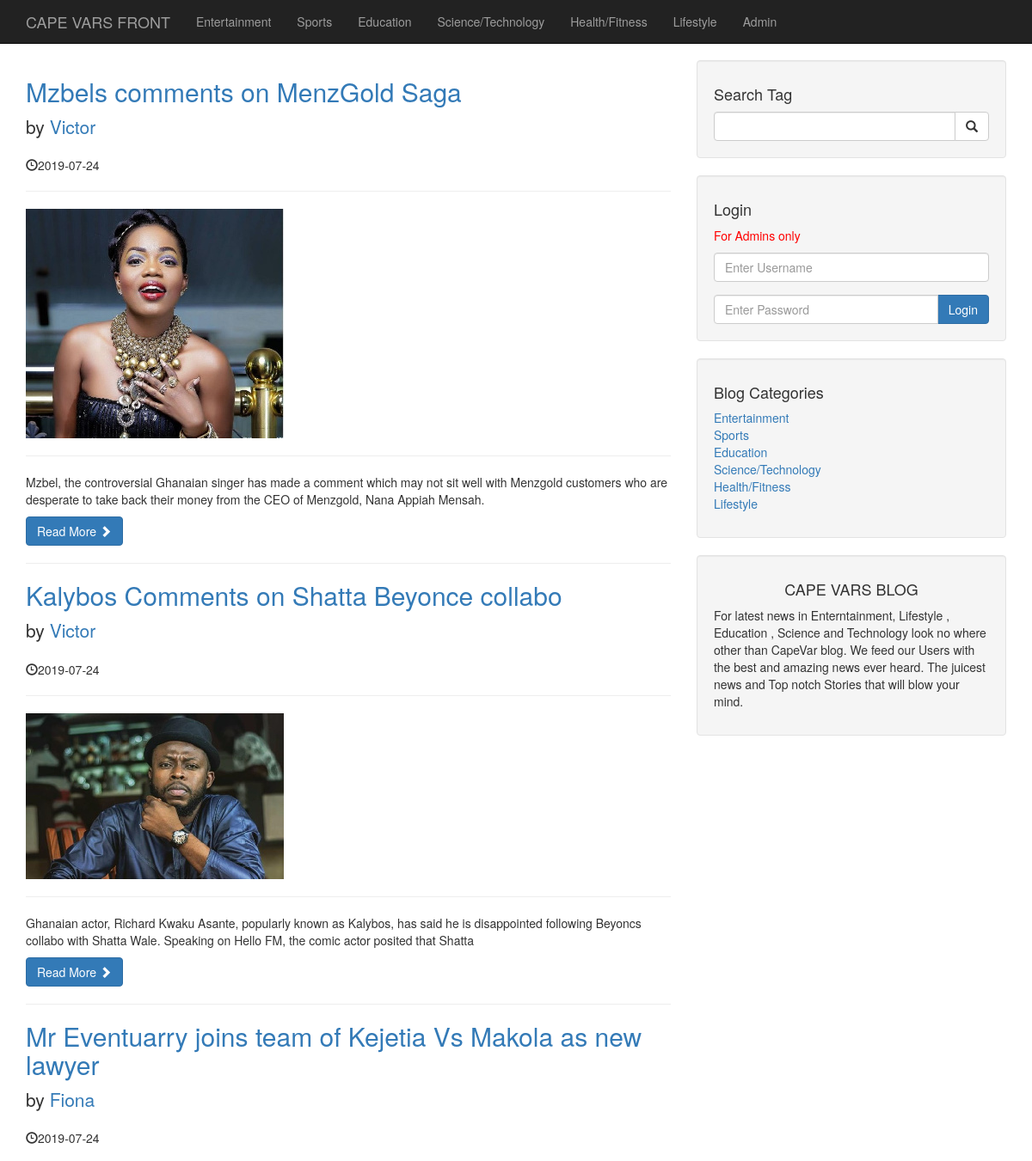
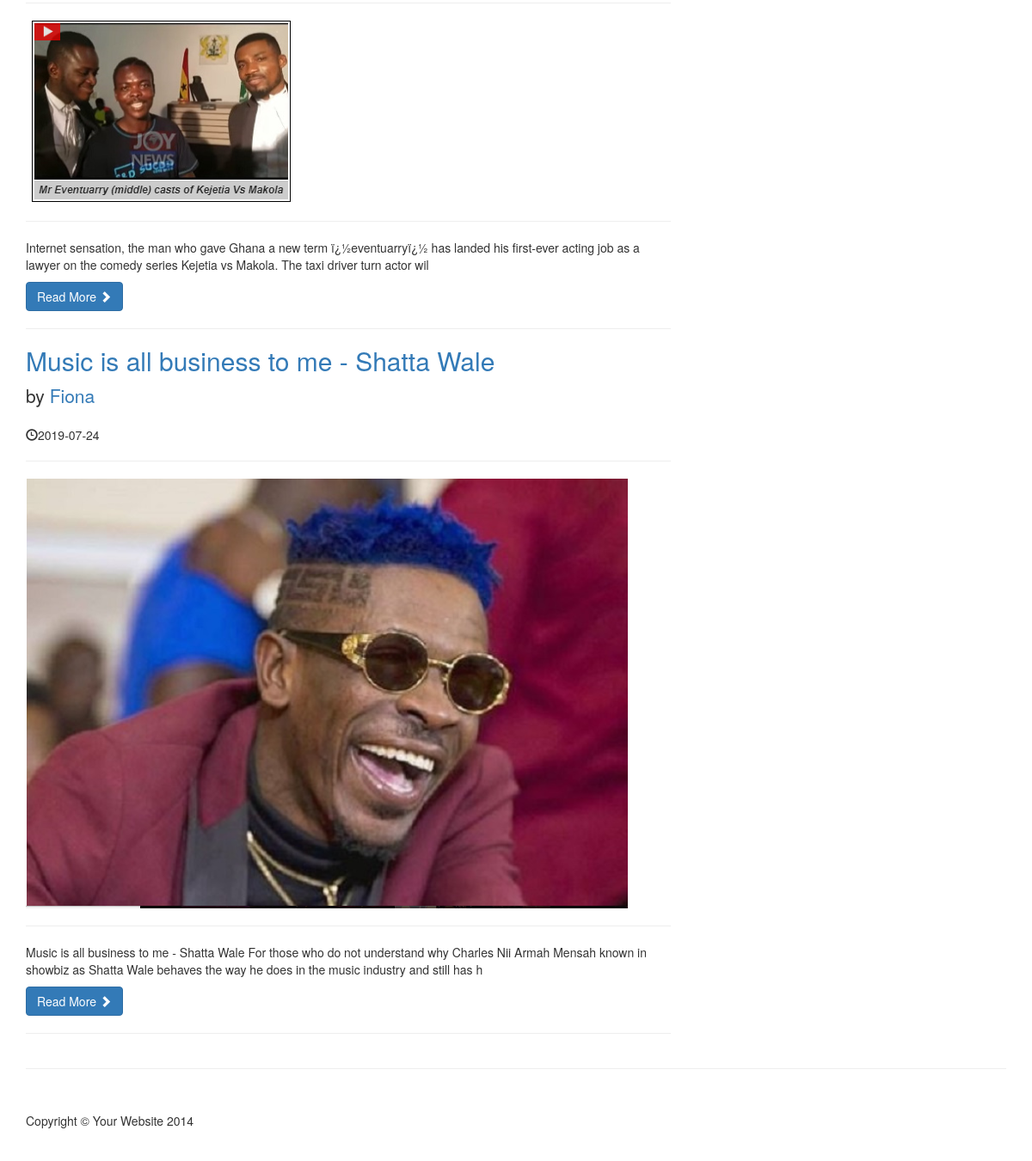
The app's page /category.php?category=3 with its own data (2 pictures, top to bottom).
### tables this page shows
CREATE TABLE `categories` (
  `cat_id` int(3) NOT NULL,
  `cat_title` varchar(100) DEFAULT NULL
);

CREATE TABLE `posts` (
  `post_id` int(3) NOT NULL,
  `post_category_id` int(3) NOT NULL,
  `post_title` varchar(255) NOT NULL,
  `post_author` varchar(255) NOT NULL,
  `post_date` date NOT NULL,
  `post_image` text NOT NULL,
  `post_content` text NOT NULL,
  `post_tags` varchar(255) NOT NULL,
  `post_comment_count` int(11) NOT NULL,
  `post_status` varchar(255) NOT NULL DEFAULT 'draft'
);

### category.php (the view)
<?php include "includes/header.php"; ?>
   <?php include "includes/nav.php"; ?>
    <div class="container">
        <div class="row">
            <div class="col-md-8">
                <?php
                if(isset($_GET['category'])){
                    $post_category_id = $_GET['category'];
                }
                $query = "SELECT * FROM posts WHERE post_category_id = $post_category_id ";
                 $select_all_posts = mysqli_query($conn , $query);
                    while($row = mysqli_fetch_assoc($select_all_posts)){
                        $post_id = $row['post_id'];
                        $post_title = $row['post_title'];
                        $post_author = $row['post_author'];
                        $post_date = $row['post_date'];
                        $post_image = $row['post_image'];
                        $post_content = substr($row['post_content'] , 0 , 200);
                        ?>
                <h2>
                    <a href="post.php?p_id=<?php echo $post_id ?>"><?php echo "{$post_title}"; ?></a>
                </h2>
                <p class="lead">
                    by <a href="index.php"><?php echo "{$post_author}"; ?></a>
                </p>
                <p><span class="glyphicon glyphicon-time"></span><?php echo "{$post_date}"; ?></p>
                <hr>
                <img class="img-responsive" src="images/<?php echo $post_image; ?>" alt="">
                <hr>
                <p><?php echo "{$post_content}"; ?></p>
                <a class="btn btn-primary" href="#">Read More <span class="glyphicon glyphicon-chevron-right"></span></a>
                <hr>
             <?php } ?>
            </div>
            <?php include "includes/sidebar.php"; ?>
        </div>
        <hr>
       <?php include "includes/footer.php"; ?>

### includes/header.php (shortened to what this page needs)
<!DOCTYPE html>
<html lang="en">
<head>
    <link href="css/bootstrap.min.css" rel="stylesheet">
    <link href="css/blog-home.css" rel="stylesheet">
</head>
<body>

### includes/nav.php (shortened to what this page needs)
<?php include "db.php"; ?>
<nav class="navbar navbar-inverse navbar-fixed-top bg-primary" role="navigation">
        <div class="container">
            <div class="navbar-header">
                <a class="navbar-brand" href="index.php">CAPE VARS FRONT </a>
            </div>
            <div class="collapse navbar-collapse" id="bs-example-navbar-collapse-1">
                <ul class="nav navbar-nav">
                 <?php
                    $query = "SELECT * FROM categories";
                    $select_all_categories = mysqli_query($conn , $query);
                    while($row = mysqli_fetch_assoc($select_all_categories)){
                        $cat_id = $row['cat_id'];
                        $cat_title = $row['cat_title'];
                     echo "<li><a href='category.php?category=$cat_id'>{$cat_title}</a></li>";;
                    }
                    ?>
                    <li>
                        <a href="admin">Admin</a>
                    </li>
                </ul>
            </div>
        </div>
    </nav>

### includes/sidebar.php
<div class="col-md-4">
    <div class="well">
        <h4>Search Tag</h4>
        <form action="search.php" method="post">
        <div class="input-group">
            <input name="search" type="text" class="form-control" autocomplete="off">
            <span class="input-group-btn">
                <button name="submit" class="btn btn-default" type="submit">
                    <span class="glyphicon glyphicon-search"></span>
            </button>
            </span>
        </div>
            </form>
    </div>
    <div class="well">
        <h4>Login </h4>
        <p style="color:red;">For Admins only</p>
        <form action="includes/login.php" method="POST">
        <div class="form-group">
            <input name="username" type="text" class="form-control" placeholder="Enter Username" autocomplete="off">
        </div>
        <div class="input-group">
            <input name="password" type="password" class="form-control" placeholder="Enter Password">
            <span class="input-group-btn">
            <button class="btn btn-primary" name="login" type="submit" >
                Login
            </button>
            </span>
        </div>
            </form>
    </div>
    <?php
      $query = "SELECT * FROM categories";
      $select_sidebar_categories = mysqli_query($conn , $query);
    ?>
    <div class="well">
        <h4>Blog Categories</h4>
        <div class="row">
            <div class="col-lg-6">
                <ul class="list-unstyled">
                    <?php
                      while($row = mysqli_fetch_assoc($select_sidebar_categories)){
                        $cat_title = $row['cat_title'];
                        $cat_id = $row['cat_id'];
            echo "<li><a href='category.php?category=$cat_id'>{$cat_title}</a></li>";
                      }
                          ?>
            </div>
        </div>
    </div>
   <?php include "widget.php"; ?>
</div>

### includes/widget.php
 <div class="well">
  <h4 class="text-center">CAPE VARS BLOG</h4>
 <p>
     For latest news in Enterntainment, Lifestyle , Education , Science and Technology look no where other than CapeVar blog. We feed our Users with the best and amazing news ever heard. The juicest news and Top notch Stories  that will blow your mind.
</p>
</div>

### includes/footer.php (shortened to what this page needs)
        <footer>
            <div class="row">
                <div class="col-lg-12">
                    <p>Copyright &copy; Your Website 2014</p>
                </div>
            </div>
        </footer>
    </div>
</body>
</html>

### css/blog-home.css (style rules this page uses)
body { padding-top: 70px; }
footer { margin: 50px 0; }

### records on screen
categories: cat_title "Entertainment"
categories: cat_title "Sports"
categories: cat_title "Education"
categories: cat_title "Science/Technology"
categories: cat_title "Health/Fitness"
categories: cat_title "Lifestyle"
posts: post_title "Mzbels comments on MenzGold Saga", post_author "Victor", post_date "2019-07-24", post_image (picture), post_content "Mzbel, the controversial Ghanaian singer has made a comment which may not sit well with Menzgold customers who are desperate to take back their money from the CEO of Menzgold, Nana Appiah Mensah."
posts: post_title "Kalybos Comments on Shatta Beyonce collabo", post_author "Victor", post_date "2019-07-24", post_image (picture), post_content "Ghanaian actor, Richard Kwaku Asante, popularly known as Kalybos, has said he is disappointed following Beyoncs collabo with Shatta Wale. Speaking on Hello FM, the comic actor posited that Shatta"
posts: post_title "Mr Eventuarry joins team of Kejetia Vs Makola as new lawyer", post_author "Fiona", post_date "2019-07-24", post_image (picture), post_content "Internet sensation, the man who gave Ghana a new term ï¿½eventuarryï¿½ has landed his first-ever acting job as a lawyer on the comedy series Kejetia vs Makola. The taxi driver turn actor wil"
posts: post_title "Music is all business to me - Shatta Wale", post_author "Fiona", post_date "2019-07-24", post_image (picture), post_content "Music is all business to me - Shatta Wale For those who do not understand why Charles Nii Armah Mensah known in showbiz as Shatta Wale behaves the way he does in the music industry and still has h"
